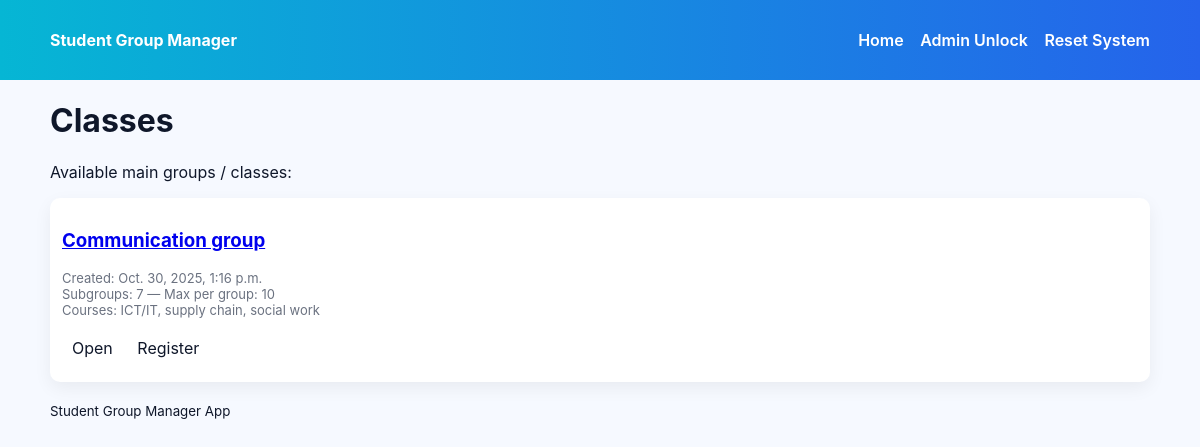
The page / on the database its author committed.
### groups/models.py (models this page shows, shortened)
class MainGroup(models.Model):
    name = models.CharField(max_length=200)
    join_password = models.CharField(max_length=128)
    notes_password = models.CharField(max_length=128)
    max_members = models.PositiveIntegerField(default=10)
    delegate_phone = models.CharField(max_length=40, blank=True, null=True)
    created_at = models.DateTimeField(default=timezone.now)

class Course(models.Model):
    main_group = models.ForeignKey(MainGroup, on_delete=models.CASCADE, related_name='courses')
    name = models.CharField(max_length=200)

### groups/views.py (the view)
# urls.py: path('', views.home, name='home'),
def home(request):
    classes = MainGroup.objects.all().order_by('-created_at')
    is_admin = request.session.get('is_admin', False)
    return render(request, 'groups/home.html', {'classes': classes, 'is_admin': is_admin})

### groups/templates/groups/home.html (shortened to what this page needs)
{% extends 'groups/base.html' %}
{% block content %}
<h1>Classes</h1>
<p>Available main groups / classes:</p>
<div class="classes">
  {% for cls in classes %}
    <div class="class-card">
      <h3><a href="{% url 'groups:class_detail' cls.pk %}">{{ cls.name }}</a></h3>
      <div class="small">Created: {{ cls.created_at }}</div>
      <div class="small">Subgroups: {{ cls.subgroups.count }} — Max per group: {{ cls.max_members }}</div>
      <div class="small">Courses: {% for c in cls.courses.all %}{{ c.name }}{% if not forloop.last %}, {% endif %}{% empty %}No courses{% endfor %}</div>
      <div style="margin-top:8px">
        <a class="btn" href="{% url 'groups:class_detail' cls.pk %}">Open</a>
        <a class="btn" href="{% url 'groups:register' cls.pk %}">Register</a>
      </div>
    </div>
  {% endfor %}
</div>
{% endblock %}

### groups/static/groups/styles.css (style rules this page uses)
body { font-family: Inter, Arial, sans-serif; margin:0; background:#f6f9ff; color:#0f172a; }
.btn { display:inline-block; padding:8px 10px; border-radius:8px; background:white; color:#0f172a; text-decoration:none; margin:4px 0; }
.class-card { background:#fff; padding:12px; border-radius:10px; box-shadow:0 6px 18px rgba(2,6,23,0.06); margin-bottom:12px; }
.small { color:#6b7280; font-size:13px }

### rows shown on the page
MainGroup: name "Communication group", created_at "Oct. 30, 2025, 1:16 p.m.", subgroups.count "7", max_members "10"
Course: name "ICT/IT"
Course: name "supply chain"
Course: name "social work"
